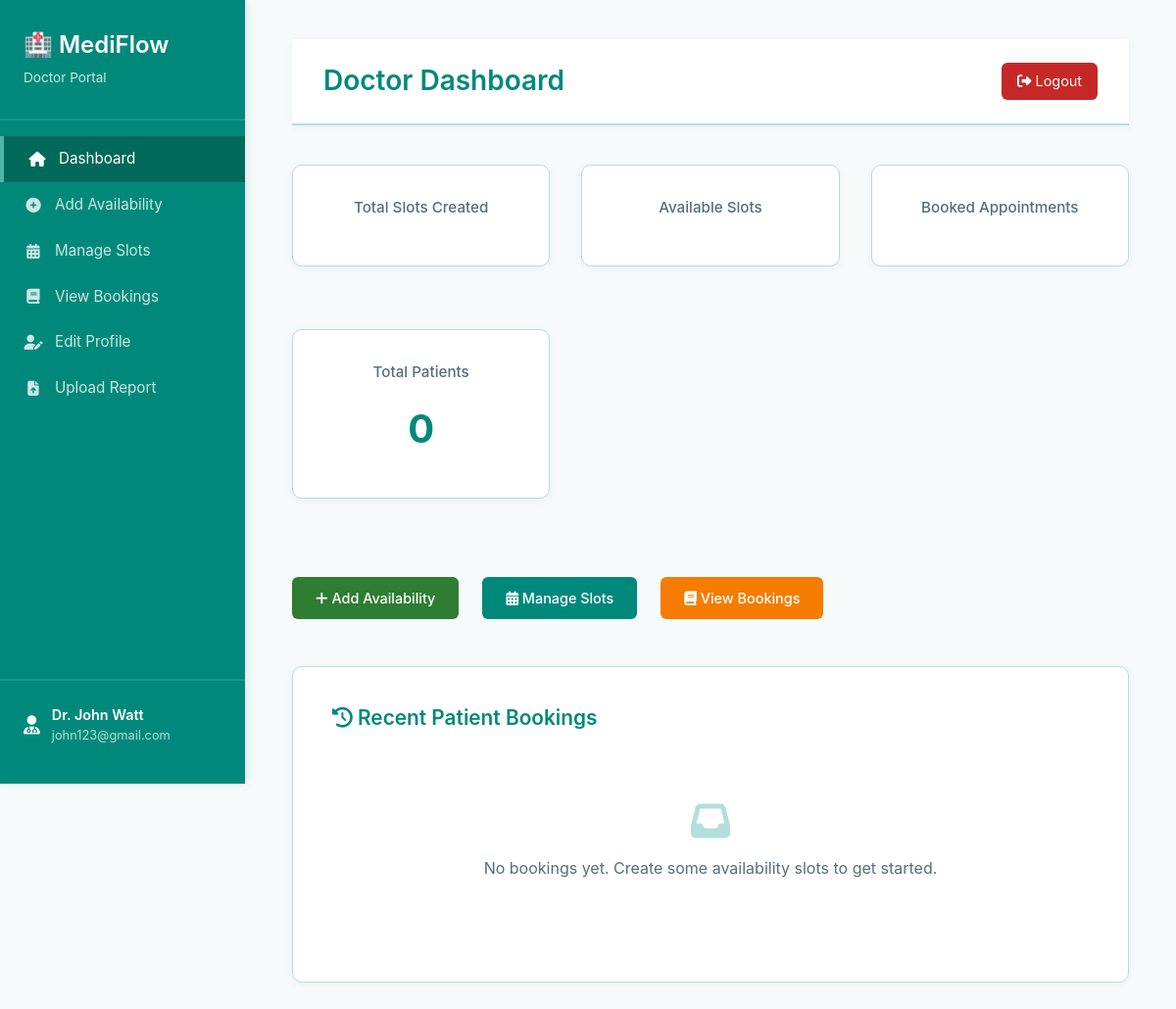
/doctors/dashboard/ (signed in), run on an earlier commit of the app's database.
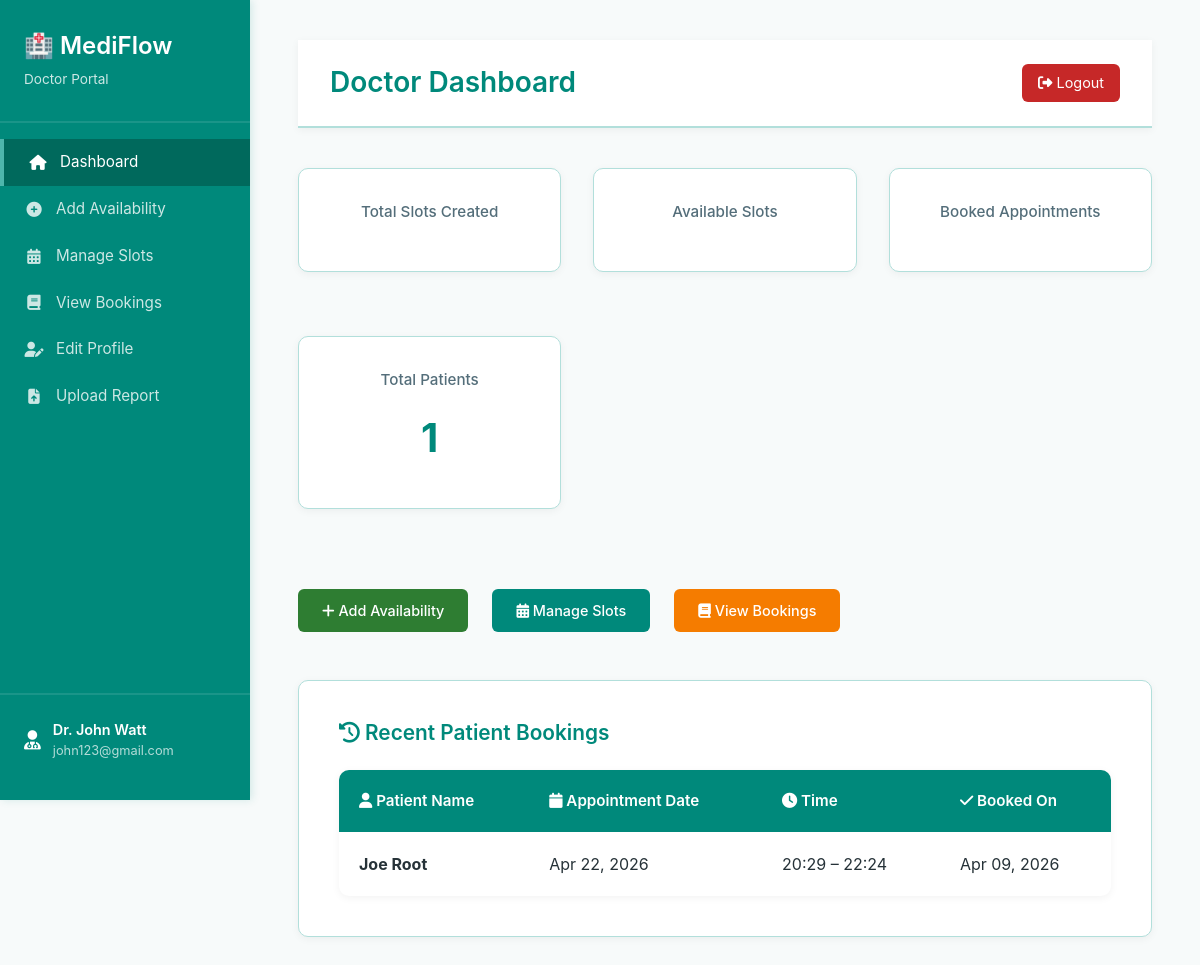
And on a later commit of the database.
### bookings/models.py (models this page shows, shortened)
class Booking(models.Model):
    PAYMENT_STATUS_CHOICES = [
        ('pending', 'Pending'),
        ('completed', 'Completed'),
        ('failed', 'Failed'),
    ]
    patient = models.ForeignKey(
        CustomUser,
        on_delete=models.CASCADE,
        related_name='bookings',
        limit_choices_to={'role': 'PATIENT'}
    )
    doctor = models.ForeignKey(
        CustomUser,
        on_delete=models.CASCADE,
        related_name='patient_bookings',
        limit_choices_to={'role': 'DOCTOR'}
    )
    slot = models.OneToOneField(
        AvailabilitySlot,
        on_delete=models.CASCADE,
        related_name='booking'
    )
    consultation_fee = models.DecimalField(max_digits=10, decimal_places=2, default=0)
    payment_status = models.CharField(
        max_length=20,
        choices=PAYMENT_STATUS_CHOICES,
        default='pending',
        help_text="Payment status for the consultation"
    )
    payment_id = models.CharField(max_length=100, blank=True, null=True, help_text="Razorpay payment ID")
    created_at = models.DateTimeField(auto_now_add=True)
    reminder_sent_24h = models.BooleanField(default=False, help_text="Whether 24-hour reminder has been sent")
    reminder_sent_1h = models.BooleanField(default=False, help_text="Whether 1-hour reminder has been sent")
    class Meta:
        db_table = 'bookings_booking'
        verbose_name = 'Booking'
        verbose_name_plural = 'Bookings'
        ordering = ['-created_at']

### accounts/models.py (models this page shows, shortened)
class CustomUser(AbstractUser):
    ROLE_CHOICES = (
        ('DOCTOR', 'Doctor'),
        ('PATIENT', 'Patient'),
    )
    role = models.CharField(
        max_length=10,
        choices=ROLE_CHOICES,
        default='PATIENT'
    )
    google_calendar_token = models.JSONField(
        null=True,
        blank=True,
        help_text="OAuth token for Google Calendar"
    )
    is_2fa_enabled = models.BooleanField(
        default=False,
        help_text="Whether two-factor authentication is enabled"
    )
    class Meta:
        db_table = 'accounts_customuser'
        verbose_name = 'User'
        verbose_name_plural = 'Users'
    def is_doctor(self):
        return self.role == 'DOCTOR'

### doctors/models.py (models this page shows, shortened)
class AvailabilitySlot(models.Model):
    doctor = models.ForeignKey(
        CustomUser,
        on_delete=models.CASCADE,
        related_name='availability_slots',
        limit_choices_to={'role': 'DOCTOR'}
    )
    date = models.DateField()
    start_time = models.TimeField()
    end_time = models.TimeField()
    is_booked = models.BooleanField(default=False)
    is_recurring = models.BooleanField(default=False, help_text="Repeat every week on this day")
    max_patients_per_day = models.IntegerField(default=10)
    created_at = models.DateTimeField(auto_now_add=True)
    updated_at = models.DateTimeField(auto_now=True)
    class Meta:
        db_table = 'doctors_availabilityslot'
        verbose_name = 'Availability Slot'
        verbose_name_plural = 'Availability Slots'
        ordering = ['-date', 'start_time']
        unique_together = ('doctor', 'date', 'start_time', 'end_time')
        indexes = [
            models.Index(fields=['doctor', 'date', 'is_booked']),
        ]

### doctors/views.py (the view)
    def wrapper(request, *args, **kwargs):
        if not request.user.is_authenticated or not request.user.is_doctor():
            messages.error(request, "You don't have permission to access this page.")
            return redirect('home')
        return view_func(request, *args, **kwargs)

### doctors/views.py (called while the page is built)
def doctor_only(view_func):
    def wrapper(request, *args, **kwargs):
        if not request.user.is_authenticated or not request.user.is_doctor():
            messages.error(request, "You don't have permission to access this page.")
            return redirect('home')
        return view_func(request, *args, **kwargs)
    return wrapper

### templates/doctors/dashboard.html (shortened to what this page needs)
{% extends 'doctors/base_doctor.html' %}
{% block navbar_title %}Doctor Dashboard{% endblock %}
{% block content %}
<div class="stat-grid">
    <div class="stat-card">
        <div class="stat-label">Total Slots Created</div>
    </div>
    <div class="stat-card">
        <div class="stat-label">Available Slots</div>
    </div>
    <div class="stat-card">
        <div class="stat-label">Booked Appointments</div>
    </div>
    <div class="stat-card">
        <div class="stat-label">Total Patients</div>
        <div class="stat-number">{{ total_bookings }}</div>
    </div>
</div>
<div class="action-buttons">
    <a href="{% url 'create_availability' %}" class="btn-doctor btn-success-doctor">
        <i class="fas fa-plus"></i> Add Availability
    </a>
    <a href="{% url 'manage_availability' %}" class="btn-doctor btn-primary-doctor">
        <i class="fas fa-calendar-alt"></i> Manage Slots
    </a>
    <a href="{% url 'doctor_view_bookings' %}" class="btn-doctor btn-warning-doctor">
        <i class="fas fa-book"></i> View Bookings
    </a>
</div>
<div class="doctor-card">
    <h3><i class="fas fa-history"></i> Recent Patient Bookings</h3>
    {% if recent_bookings %}
    <div class="table-doctor">
        <table style="width: 100%; margin: 0;">
            <thead>
                <tr>
                    <th><i class="fas fa-user"></i> Patient Name</th>
                    <th><i class="fas fa-calendar"></i> Appointment Date</th>
                    <th><i class="fas fa-clock"></i> Time</th>
                    <th><i class="fas fa-check"></i> Booked On</th>
                </tr>
            </thead>
            <tbody>
                {% for booking in recent_bookings %}
                <tr>
                    <td><strong>{{ booking.patient.get_full_name }}</strong></td>
                    <td>{{ booking.slot.date|date:"M d, Y" }}</td>
                    <td>{{ booking.slot.start_time|time:"H:i" }} – {{ booking.slot.end_time|time:"H:i" }}</td>
                    <td>{{ booking.created_at|date:"M d, Y" }}</td>
                </tr>
                {% endfor %}
            </tbody>
        </table>
    </div>
    {% else %}
    <div style="text-align: center; padding: 3rem; color: var(--text-light);">
        <i class="fas fa-inbox" style="font-size: 2.5rem; margin-bottom: 1rem; color: #B2DFDB;"></i>
        <p>No bookings yet. Create some availability slots to get started.</p>
    </div>
    {% endif %}
</div>
{% endblock %}

What changed in the data, as far as the page shows it:
added Booking: patient.get_full_name "Joe Root", slot "Apr 22, 2026", slot.start_time "20:29", slot.end_time "22:24", created_at "Apr 09, 2026"
Also different on the page:
{{ total_bookings }}: "0" → "1"
text no longer shown: "No bookings yet. Create some availability slots to get started."
text now shown: "Patient Name Appointment Date Time Booked On"
